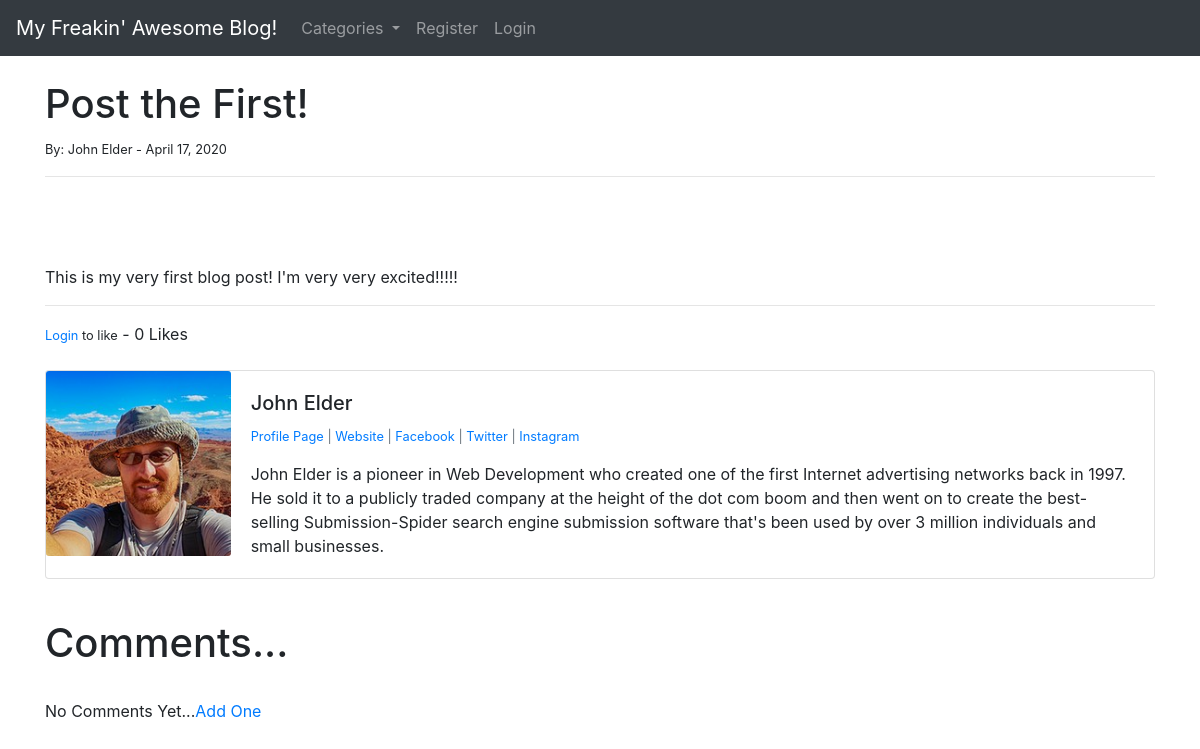
The app's page /article/1 with its own data.
### theblog/models.py (models this page shows, shortened)
class Post(models.Model):
	title = models.CharField(max_length=255)
	header_image = models.ImageField(null=True, blank=True, upload_to="images/")
	title_tag = models.CharField(max_length=255)
	author = models.ForeignKey(User, on_delete=models.CASCADE)
	body = RichTextField(blank=True, null=True)
	post_date = models.DateField(auto_now_add=True)
	category = models.CharField(max_length=255, default='coding')
	snippet = models.CharField(max_length=255)
	likes = models.ManyToManyField(User, related_name='blog_posts')
	def total_likes(self):
		return self.likes.count()

class Profile(models.Model):
	user = models.OneToOneField(User, null=True, on_delete=models.CASCADE)
	bio = models.TextField()
	profile_pic = models.ImageField(null=True, blank=True, upload_to="images/profile/")
	website_url = models.CharField(max_length=255, null=True, blank=True)
	facebook_url = models.CharField(max_length=255, null=True, blank=True)
	twitter_url = models.CharField(max_length=255, null=True, blank=True)
	instagram_url = models.CharField(max_length=255, null=True, blank=True)
	pinterest_url = models.CharField(max_length=255, null=True, blank=True)

### theblog/views.py (the view)
# urls.py: path('article/<int:pk>', ArticleDetailView.as_view(), name='article-detail'),
class ArticleDetailView(DetailView):
	model = Post
	template_name = 'article_details.html'
	def get_context_data(self, *args, **kwargs):
		cat_menu = Category.objects.all()
		context = super(ArticleDetailView, self).get_context_data(*args, **kwargs)
		stuff = get_object_or_404(Post, id=self.kwargs['pk'])
		total_likes = stuff.total_likes()
		liked = False
		if stuff.likes.filter(id=self.request.user.id).exists():
			liked = True
		context["cat_menu"] = cat_menu
		context["total_likes"] = total_likes
		context["liked"] = liked
		return context

### theblog/models.py (called while the page is built)
	def __str__(self):
		return self.name

### theblog/templates/article_details.html (shortened to what this page needs)
{% extends 'base.html' %}
{% load static %}
{% block content %}
	<h1>{{ post.title }}</h1>
	<small>By:
		{{ post.author.first_name }}
		{{ post.author.last_name }} -
		{{ post.post_date }}
	</small><br/>
	<hr>
	<br/>
	<br/><br/>
	{{ post.body|safe }}
	<hr>
	<form action="{% url 'like_post' post.pk %}" method="POST">
	{% if user.is_authenticated %}
		{% if liked %}
			<button type="submit", name="post_id", value="{{ post.id }}", class="btn btn-danger btn-sm">Unlike</button>
		{% else %}
			<button type="submit", name="post_id", value="{{ post.id }}", class="btn btn-primary btn-sm">Like</button>
		{% endif %}
	{% else %}
		<small><a href="{% url 'login' %}">Login</a> to like</small>
	{% endif %}
		- {{ total_likes }} Likes
	</form>
<br/>
<div class="card mb-3">
  <div class="row no-gutters">
    <div class="col-md-2">
{% if post.author.profile.profile_pic %}
      <img src="{{ post.author.profile.profile_pic.url }}" class="card-img">
{% else %}
	<img src="{% static 'theblog/images/default_profile_pic.png' %}" class="card-img">
{% endif %}
    </div>
    <div class="col-md-10">
      <div class="card-body">
        <h5 class="card-title">
        	{{ post.author.first_name }}
			{{ post.author.last_name }}
		</h5>
<p class="small text-muted">
	<a href="{% url 'show_profile_page' post.author.profile.id %}">Profile Page</a>
	{% if post.author.profile.website_url %}
		| <a href="{{ post.author.profile.website_url }}">  Website</a>
	{% endif %}
	{% if post.author.profile.facebook_url %}
		 | <a href="{{ post.author.profile.facebook_url }}">Facebook</a>
	{% endif %}
	{% if post.author.profile.twitter_url %}
		| <a href="{{ post.author.profile.twitter_url }}">Twitter</a>
	{% endif %}
	{% if post.author.profile.instagram_url %}
		| <a href="{{ post.author.profile.instagram_url }}">Instagram</a>
	{% endif %}
</p>
<p class="card-text">
        	{{ post.author.profile.bio }}
        </p>
      </div>
    </div>
  </div>
</div>
<br/>
<h1>Comments...</h1>
<br/>
{% if not post.comments.all %}
	No Comments Yet...<a href="{% url 'add_comment' post.pk %}">Add One</a>
{% endif %}
<br/>
<br/><br/>
{% endblock %}

### records on screen
Post: title "Post the First!", author.first_name "John", author.last_name "Elder", post_date "April 17, 2020", body "This is my very first blog post! I'm very very excited!!!!!", author.profile.profile_pic (picture), author.profile.bio "John Elder is a pioneer in Web Development who created one of the first Internet advertising networks back in 1997. He sold it to a publicly traded company at the height of the dot com boom and then went on to create the best-selling Submission-Spider search engine submission software that's been used by over 3 million individuals and small businesses."

### other values on screen
{{ total_likes }} "0"
